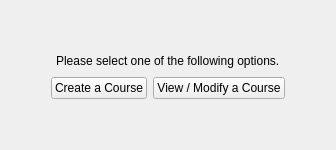
        <widget class="QWidget" name="AdministrativeAssistantMainPage">
         <layout class="QVBoxLayout" name="verticalLayout_11">
          <item>
           <spacer name="verticalSpacer_19">
            <property name="orientation">
             <enum>Qt::Vertical</enum>
            </property>
            <property name="sizeHint" stdset="0">
             <size>
              <width>20</width>
              <height>40</height>
             </size>
            </property>
           </spacer>
          </item>
          <item>
           <layout class="QGridLayout" name="gridLayout"/>
          </item>
          <item>
           <layout class="QHBoxLayout" name="horizontalLayout_23">
            <item>
             <spacer name="horizontalSpacer_14">
              <property name="orientation">
               <enum>Qt::Horizontal</enum>
              </property>
              <property name="sizeHint" stdset="0">
               <size>
                <width>40</width>
                <height>20</height>
               </size>
              </property>
             </spacer>
            </item>
            <item>
             <widget class="QLabel" name="label_15">
              <property name="text">
               <string>Please select one of the following options.</string>
              </property>
             </widget>
            </item>
            <item>
             <spacer name="horizontalSpacer_15">
              <property name="orientation">
               <enum>Qt::Horizontal</enum>
              </property>
              <property name="sizeHint" stdset="0">
               <size>
                <width>40</width>
                <height>20</height>
               </size>
              </property>
             </spacer>
            </item>
           </layout>
          </item>
          <item>
           <layout class="QHBoxLayout" name="horizontalLayout_25">
            <item>
             <spacer name="horizontalSpacer_16">
              <property name="orientation">
               <enum>Qt::Horizontal</enum>
              </property>
              <property name="sizeHint" stdset="0">
               <size>
                <width>40</width>
                <height>20</height>
               </size>
              </property>
             </spacer>
            </item>
            <item>
             <layout class="QHBoxLayout" name="horizontalLayout_24">
              <item>
               <widget class="QPushButton" name="CreateCourseButton">
                <property name="text">
                 <string>Create a Course</string>
                </property>
               </widget>
              </item>
              <item>
               <widget class="QPushButton" name="ViewModifyCourseBt">
                <property name="text">
                 <string>View / Modify a Course</string>
                </property>
               </widget>
              </item>
             </layout>
            </item>
            <item>
             <spacer name="horizontalSpacer_17">
              <property name="orientation">
               <enum>Qt::Horizontal</enum>
              </property>
              <property name="sizeHint" stdset="0">
               <size>
                <width>40</width>
                <height>20</height>
               </size>
              </property>
             </spacer>
            </item>
           </layout>
          </item>
          <item>
           <spacer name="verticalSpacer_20">
            <property name="orientation">
             <enum>Qt::Vertical</enum>
            </property>
            <property name="sizeHint" stdset="0">
             <size>
              <width>20</width>
              <height>40</height>
             </size>
            </property>
           </spacer>
          </item>
         </layout>
        </widget>
